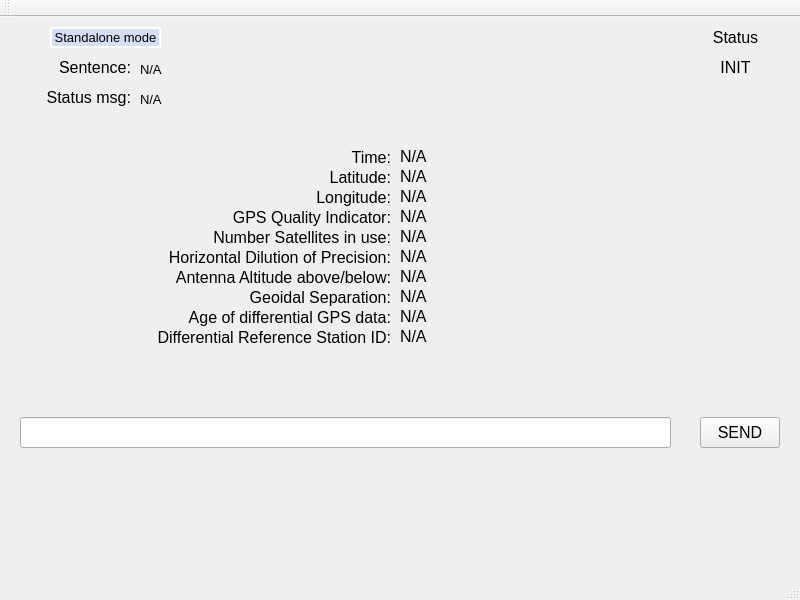
<?xml version="1.0" encoding="UTF-8"?>
<ui version="4.0">
 <class>ReceiverWindow</class>
 <widget class="QMainWindow" name="ReceiverWindow">
  <property name="geometry">
   <rect>
    <x>0</x>
    <y>0</y>
    <width>800</width>
    <height>600</height>
   </rect>
  </property>
  <property name="windowTitle">
   <string>ReceiverWindow</string>
  </property>
  <widget class="QWidget" name="centralWidget">
   <widget class="QLabel" name="labelSentence">
    <property name="geometry">
     <rect>
      <x>140</x>
      <y>45</y>
      <width>541</width>
      <height>21</height>
     </rect>
    </property>
    <property name="font">
     <font>
      <pointsize>10</pointsize>
     </font>
    </property>
    <property name="mouseTracking">
     <bool>false</bool>
    </property>
    <property name="text">
     <string>N/A</string>
    </property>
    <property name="alignment">
     <set>Qt::AlignLeading|Qt::AlignLeft|Qt::AlignTop</set>
    </property>
    <property name="textInteractionFlags">
     <set>Qt::LinksAccessibleByMouse|Qt::TextSelectableByKeyboard|Qt::TextSelectableByMouse</set>
    </property>
   </widget>
   <widget class="QLabel" name="labelSentenceTitle">
    <property name="geometry">
     <rect>
      <x>20</x>
      <y>40</y>
      <width>111</width>
      <height>21</height>
     </rect>
    </property>
    <property name="font">
     <font>
      <pointsize>12</pointsize>
     </font>
    </property>
    <property name="text">
     <string>Sentence:</string>
    </property>
    <property name="alignment">
     <set>Qt::AlignRight|Qt::AlignTrailing|Qt::AlignVCenter</set>
    </property>
    <property name="textInteractionFlags">
     <set>Qt::LinksAccessibleByMouse|Qt::TextSelectableByKeyboard|Qt::TextSelectableByMouse</set>
    </property>
   </widget>
   <widget class="QLabel" name="labelStatus">
    <property name="geometry">
     <rect>
      <x>690</x>
      <y>40</y>
      <width>91</width>
      <height>21</height>
     </rect>
    </property>
    <property name="font">
     <font>
      <pointsize>12</pointsize>
     </font>
    </property>
    <property name="text">
     <string>INIT</string>
    </property>
    <property name="alignment">
     <set>Qt::AlignCenter</set>
    </property>
    <property name="textInteractionFlags">
     <set>Qt::LinksAccessibleByMouse|Qt::TextSelectableByKeyboard|Qt::TextSelectableByMouse</set>
    </property>
   </widget>
   <widget class="QLabel" name="labelStatusTitle">
    <property name="geometry">
     <rect>
      <x>690</x>
      <y>10</y>
      <width>91</width>
      <height>21</height>
     </rect>
    </property>
    <property name="font">
     <font>
      <pointsize>12</pointsize>
     </font>
    </property>
    <property name="text">
     <string>Status</string>
    </property>
    <property name="alignment">
     <set>Qt::AlignCenter</set>
    </property>
    <property name="textInteractionFlags">
     <set>Qt::LinksAccessibleByMouse|Qt::TextSelectableByKeyboard|Qt::TextSelectableByMouse</set>
    </property>
   </widget>
   <widget class="QLabel" name="labelFailureTitle">
    <property name="geometry">
     <rect>
      <x>20</x>
      <y>70</y>
      <width>111</width>
      <height>21</height>
     </rect>
    </property>
    <property name="font">
     <font>
      <pointsize>12</pointsize>
     </font>
    </property>
    <property name="text">
     <string>Status msg:</string>
    </property>
    <property name="alignment">
     <set>Qt::AlignRight|Qt::AlignTrailing|Qt::AlignVCenter</set>
    </property>
    <property name="textInteractionFlags">
     <set>Qt::LinksAccessibleByMouse|Qt::TextSelectableByKeyboard|Qt::TextSelectableByMouse</set>
    </property>
   </widget>
   <widget class="QLabel" name="labelFailure">
    <property name="geometry">
     <rect>
      <x>140</x>
      <y>75</y>
      <width>541</width>
      <height>21</height>
     </rect>
    </property>
    <property name="font">
     <font>
      <pointsize>10</pointsize>
     </font>
    </property>
    <property name="text">
     <string>N/A</string>
    </property>
    <property name="alignment">
     <set>Qt::AlignLeading|Qt::AlignLeft|Qt::AlignTop</set>
    </property>
    <property name="textInteractionFlags">
     <set>Qt::LinksAccessibleByMouse|Qt::TextSelectableByKeyboard|Qt::TextSelectableByMouse</set>
    </property>
   </widget>
   <widget class="QLabel" name="labelTimeTitle">
    <property name="geometry">
     <rect>
      <x>60</x>
      <y>130</y>
      <width>331</width>
      <height>21</height>
     </rect>
    </property>
    <property name="font">
     <font>
      <pointsize>12</pointsize>
     </font>
    </property>
    <property name="text">
     <string>Time:</string>
    </property>
    <property name="alignment">
     <set>Qt::AlignRight|Qt::AlignTrailing|Qt::AlignVCenter</set>
    </property>
    <property name="textInteractionFlags">
     <set>Qt::LinksAccessibleByMouse|Qt::TextSelectableByKeyboard|Qt::TextSelectableByMouse</set>
    </property>
   </widget>
   <widget class="QLabel" name="labelTime">
    <property name="geometry">
     <rect>
      <x>400</x>
      <y>130</y>
      <width>311</width>
      <height>21</height>
     </rect>
    </property>
    <property name="font">
     <font>
      <pointsize>12</pointsize>
     </font>
    </property>
    <property name="text">
     <string>N/A</string>
    </property>
    <property name="alignment">
     <set>Qt::AlignLeading|Qt::AlignLeft|Qt::AlignTop</set>
    </property>
    <property name="textInteractionFlags">
     <set>Qt::LinksAccessibleByMouse|Qt::TextSelectableByKeyboard|Qt::TextSelectableByMouse</set>
    </property>
   </widget>
   <widget class="QLabel" name="labelLatitude">
    <property name="geometry">
     <rect>
      <x>400</x>
      <y>150</y>
      <width>311</width>
      <height>21</height>
     </rect>
    </property>
    <property name="font">
     <font>
      <pointsize>12</pointsize>
     </font>
    </property>
    <property name="text">
     <string>N/A</string>
    </property>
    <property name="alignment">
     <set>Qt::AlignLeading|Qt::AlignLeft|Qt::AlignTop</set>
    </property>
    <property name="textInteractionFlags">
     <set>Qt::LinksAccessibleByMouse|Qt::TextSelectableByKeyboard|Qt::TextSelectableByMouse</set>
    </property>
   </widget>
   <widget class="QLabel" name="labelLatitudeTitle">
    <property name="geometry">
     <rect>
      <x>60</x>
      <y>150</y>
      <width>331</width>
      <height>21</height>
     </rect>
    </property>
    <property name="font">
     <font>
      <pointsize>12</pointsize>
     </font>
    </property>
    <property name="text">
     <string>Latitude:</string>
    </property>
    <property name="alignment">
     <set>Qt::AlignRight|Qt::AlignTrailing|Qt::AlignVCenter</set>
    </property>
    <property name="textInteractionFlags">
     <set>Qt::LinksAccessibleByMouse|Qt::TextSelectableByKeyboard|Qt::TextSelectableByMouse</set>
    </property>
   </widget>
   <widget class="QLabel" name="labelLongitudeTitle">
    <property name="geometry">
     <rect>
      <x>60</x>
      <y>170</y>
      <width>331</width>
      <height>21</height>
     </rect>
    </property>
    <property name="font">
     <font>
      <pointsize>12</pointsize>
     </font>
    </property>
    <property name="text">
     <string>Longitude:</string>
    </property>
    <property name="alignment">
     <set>Qt::AlignRight|Qt::AlignTrailing|Qt::AlignVCenter</set>
    </property>
    <property name="textInteractionFlags">
     <set>Qt::LinksAccessibleByMouse|Qt::TextSelectableByKeyboard|Qt::TextSelectableByMouse</set>
    </property>
   </widget>
   <widget class="QLabel" name="labelLongitude">
    <property name="geometry">
     <rect>
      <x>400</x>
      <y>170</y>
      <width>311</width>
      <height>21</height>
     </rect>
    </property>
    <property name="font">
     <font>
      <pointsize>12</pointsize>
     </font>
    </property>
    <property name="text">
     <string>N/A</string>
    </property>
    <property name="alignment">
     <set>Qt::AlignLeading|Qt::AlignLeft|Qt::AlignTop</set>
    </property>
    <property name="textInteractionFlags">
     <set>Qt::LinksAccessibleByMouse|Qt::TextSelectableByKeyboard|Qt::TextSelectableByMouse</set>
    </property>
   </widget>
   <widget class="QLabel" name="labelGPSQuality">
    <property name="geometry">
     <rect>
      <x>400</x>
      <y>190</y>
      <width>311</width>
      <height>21</height>
     </rect>
    </property>
    <property name="font">
     <font>
      <pointsize>12</pointsize>
     </font>
    </property>
    <property name="text">
     <string>N/A</string>
    </property>
    <property name="alignment">
     <set>Qt::AlignLeading|Qt::AlignLeft|Qt::AlignTop</set>
    </property>
    <property name="textInteractionFlags">
     <set>Qt::LinksAccessibleByMouse|Qt::TextSelectableByKeyboard|Qt::TextSelectableByMouse</set>
    </property>
   </widget>
   <widget class="QLabel" name="labelGPSQualityTitle">
    <property name="geometry">
     <rect>
      <x>60</x>
      <y>190</y>
      <width>331</width>
      <height>21</height>
     </rect>
    </property>
    <property name="font">
     <font>
      <pointsize>12</pointsize>
     </font>
    </property>
    <property name="text">
     <string>GPS Quality Indicator:</string>
    </property>
    <property name="alignment">
     <set>Qt::AlignRight|Qt::AlignTrailing|Qt::AlignVCenter</set>
    </property>
    <property name="textInteractionFlags">
     <set>Qt::LinksAccessibleByMouse|Qt::TextSelectableByKeyboard|Qt::TextSelectableByMouse</set>
    </property>
   </widget>
   <widget class="QLabel" name="labelSatellitesTitle">
    <property name="geometry">
     <rect>
      <x>60</x>
      <y>210</y>
      <width>331</width>
      <height>21</height>
     </rect>
    </property>
    <property name="font">
     <font>
      <pointsize>12</pointsize>
     </font>
    </property>
    <property name="text">
     <string>Number Satellites in use:</string>
    </property>
    <property name="alignment">
     <set>Qt::AlignRight|Qt::AlignTrailing|Qt::AlignVCenter</set>
    </property>
    <property name="textInteractionFlags">
     <set>Qt::LinksAccessibleByMouse|Qt::TextSelectableByKeyboard|Qt::TextSelectableByMouse</set>
    </property>
   </widget>
   <widget class="QLabel" name="labelSatellites">
    <property name="geometry">
     <rect>
      <x>400</x>
      <y>210</y>
      <width>311</width>
      <height>21</height>
     </rect>
    </property>
    <property name="font">
     <font>
      <pointsize>12</pointsize>
     </font>
    </property>
    <property name="text">
     <string>N/A</string>
    </property>
    <property name="alignment">
     <set>Qt::AlignLeading|Qt::AlignLeft|Qt::AlignTop</set>
    </property>
    <property name="textInteractionFlags">
     <set>Qt::LinksAccessibleByMouse|Qt::TextSelectableByKeyboard|Qt::TextSelectableByMouse</set>
    </property>
   </widget>
   <widget class="QLabel" name="labelHorDilution">
    <property name="geometry">
     <rect>
      <x>400</x>
      <y>230</y>
      <width>311</width>
      <height>21</height>
     </rect>
    </property>
    <property name="font">
     <font>
      <pointsize>12</pointsize>
     </font>
    </property>
    <property name="text">
     <string>N/A</string>
    </property>
    <property name="alignment">
     <set>Qt::AlignLeading|Qt::AlignLeft|Qt::AlignTop</set>
    </property>
    <property name="textInteractionFlags">
     <set>Qt::LinksAccessibleByMouse|Qt::TextSelectableByKeyboard|Qt::TextSelectableByMouse</set>
    </property>
   </widget>
   <widget class="QLabel" name="labelHorDilutionTitle">
    <property name="geometry">
     <rect>
      <x>60</x>
      <y>230</y>
      <width>331</width>
      <height>21</height>
     </rect>
    </property>
    <property name="font">
     <font>
      <pointsize>12</pointsize>
     </font>
    </property>
    <property name="text">
     <string>Horizontal Dilution of Precision:</string>
    </property>
    <property name="alignment">
     <set>Qt::AlignRight|Qt::AlignTrailing|Qt::AlignVCenter</set>
    </property>
    <property name="textInteractionFlags">
     <set>Qt::LinksAccessibleByMouse|Qt::TextSelectableByKeyboard|Qt::TextSelectableByMouse</set>
    </property>
   </widget>
   <widget class="QLabel" name="labelAntennaTitle">
    <property name="geometry">
     <rect>
      <x>60</x>
      <y>250</y>
      <width>331</width>
      <height>21</height>
     </rect>
    </property>
    <property name="font">
     <font>
      <pointsize>12</pointsize>
     </font>
    </property>
    <property name="text">
     <string>Antenna Altitude above/below:</string>
    </property>
    <property name="alignment">
     <set>Qt::AlignRight|Qt::AlignTrailing|Qt::AlignVCenter</set>
    </property>
    <property name="textInteractionFlags">
     <set>Qt::LinksAccessibleByMouse|Qt::TextSelectableByKeyboard|Qt::TextSelectableByMouse</set>
    </property>
   </widget>
   <widget class="QLabel" name="labelAntenna">
    <property name="geometry">
     <rect>
      <x>400</x>
      <y>250</y>
      <width>311</width>
      <height>21</height>
     </rect>
    </property>
    <property name="font">
     <font>
      <pointsize>12</pointsize>
     </font>
    </property>
    <property name="text">
     <string>N/A</string>
    </property>
    <property name="alignment">
     <set>Qt::AlignLeading|Qt::AlignLeft|Qt::AlignTop</set>
    </property>
    <property name="textInteractionFlags">
     <set>Qt::LinksAccessibleByMouse|Qt::TextSelectableByKeyboard|Qt::TextSelectableByMouse</set>
    </property>
   </widget>
   <widget class="QLabel" name="labelGeoidal">
    <property name="geometry">
     <rect>
      <x>400</x>
      <y>270</y>
      <width>311</width>
      <height>21</height>
     </rect>
    </property>
    <property name="font">
     <font>
      <pointsize>12</pointsize>
     </font>
    </property>
    <property name="text">
     <string>N/A</string>
    </property>
    <property name="alignment">
     <set>Qt::AlignLeading|Qt::AlignLeft|Qt::AlignTop</set>
    </property>
    <property name="textInteractionFlags">
     <set>Qt::LinksAccessibleByMouse|Qt::TextSelectableByKeyboard|Qt::TextSelectableByMouse</set>
    </property>
   </widget>
   <widget class="QLabel" name="labelGeoidalTitle">
    <property name="geometry">
     <rect>
      <x>60</x>
      <y>270</y>
      <width>331</width>
      <height>21</height>
     </rect>
    </property>
    <property name="font">
     <font>
      <pointsize>12</pointsize>
     </font>
    </property>
    <property name="text">
     <string>Geoidal Separation:</string>
    </property>
    <property name="alignment">
     <set>Qt::AlignRight|Qt::AlignTrailing|Qt::AlignVCenter</set>
    </property>
    <property name="textInteractionFlags">
     <set>Qt::LinksAccessibleByMouse|Qt::TextSelectableByKeyboard|Qt::TextSelectableByMouse</set>
    </property>
   </widget>
   <widget class="QLabel" name="labelDataAge">
    <property name="geometry">
     <rect>
      <x>400</x>
      <y>290</y>
      <width>311</width>
      <height>21</height>
     </rect>
    </property>
    <property name="font">
     <font>
      <pointsize>12</pointsize>
     </font>
    </property>
    <property name="text">
     <string>N/A</string>
    </property>
    <property name="alignment">
     <set>Qt::AlignLeading|Qt::AlignLeft|Qt::AlignTop</set>
    </property>
    <property name="textInteractionFlags">
     <set>Qt::LinksAccessibleByMouse|Qt::TextSelectableByKeyboard|Qt::TextSelectableByMouse</set>
    </property>
   </widget>
   <widget class="QLabel" name="labelDataAgeTitle">
    <property name="geometry">
     <rect>
      <x>60</x>
      <y>290</y>
      <width>331</width>
      <height>21</height>
     </rect>
    </property>
    <property name="font">
     <font>
      <pointsize>12</pointsize>
     </font>
    </property>
    <property name="text">
     <string>Age of differential GPS data:</string>
    </property>
    <property name="alignment">
     <set>Qt::AlignRight|Qt::AlignTrailing|Qt::AlignVCenter</set>
    </property>
    <property name="textInteractionFlags">
     <set>Qt::LinksAccessibleByMouse|Qt::TextSelectableByKeyboard|Qt::TextSelectableByMouse</set>
    </property>
   </widget>
   <widget class="QLabel" name="labelStationTitle">
    <property name="geometry">
     <rect>
      <x>60</x>
      <y>310</y>
      <width>331</width>
      <height>21</height>
     </rect>
    </property>
    <property name="font">
     <font>
      <pointsize>12</pointsize>
     </font>
    </property>
    <property name="text">
     <string>Differential Reference Station ID:</string>
    </property>
    <property name="alignment">
     <set>Qt::AlignRight|Qt::AlignTrailing|Qt::AlignVCenter</set>
    </property>
    <property name="textInteractionFlags">
     <set>Qt::LinksAccessibleByMouse|Qt::TextSelectableByKeyboard|Qt::TextSelectableByMouse</set>
    </property>
   </widget>
   <widget class="QLabel" name="labelStation">
    <property name="geometry">
     <rect>
      <x>400</x>
      <y>310</y>
      <width>311</width>
      <height>21</height>
     </rect>
    </property>
    <property name="font">
     <font>
      <pointsize>12</pointsize>
     </font>
    </property>
    <property name="text">
     <string>N/A</string>
    </property>
    <property name="alignment">
     <set>Qt::AlignLeading|Qt::AlignLeft|Qt::AlignTop</set>
    </property>
    <property name="textInteractionFlags">
     <set>Qt::LinksAccessibleByMouse|Qt::TextSelectableByKeyboard|Qt::TextSelectableByMouse</set>
    </property>
   </widget>
   <widget class="QLineEdit" name="editSentence">
    <property name="geometry">
     <rect>
      <x>20</x>
      <y>400</y>
      <width>651</width>
      <height>31</height>
     </rect>
    </property>
    <property name="font">
     <font>
      <pointsize>10</pointsize>
     </font>
    </property>
   </widget>
   <widget class="QPushButton" name="btnSend">
    <property name="geometry">
     <rect>
      <x>700</x>
      <y>400</y>
      <width>80</width>
      <height>31</height>
     </rect>
    </property>
    <property name="font">
     <font>
      <pointsize>12</pointsize>
     </font>
    </property>
    <property name="text">
     <string>SEND</string>
    </property>
   </widget>
   <widget class="QLabel" name="labelMode">
    <property name="geometry">
     <rect>
      <x>50</x>
      <y>10</y>
      <width>111</width>
      <height>21</height>
     </rect>
    </property>
    <property name="sizePolicy">
     <sizepolicy hsizetype="Preferred" vsizetype="Preferred">
      <horstretch>0</horstretch>
      <verstretch>0</verstretch>
     </sizepolicy>
    </property>
    <property name="font">
     <font>
      <pointsize>10</pointsize>
     </font>
    </property>
    <property name="styleSheet">
     <string notr="true">background-color: rgb(214, 222, 243);
border-color: rgb(255, 255, 255);
border-style: inset;
border-width: 2px;</string>
    </property>
    <property name="text">
     <string>Standalone mode</string>
    </property>
    <property name="alignment">
     <set>Qt::AlignCenter</set>
    </property>
    <property name="textInteractionFlags">
     <set>Qt::LinksAccessibleByMouse|Qt::TextSelectableByKeyboard|Qt::TextSelectableByMouse</set>
    </property>
   </widget>
  </widget>
  <widget class="QMenuBar" name="menuBar">
   <property name="geometry">
    <rect>
     <x>0</x>
     <y>0</y>
     <width>800</width>
     <height>21</height>
    </rect>
   </property>
  </widget>
  <widget class="QToolBar" name="mainToolBar">
   <attribute name="toolBarArea">
    <enum>TopToolBarArea</enum>
   </attribute>
   <attribute name="toolBarBreak">
    <bool>false</bool>
   </attribute>
  </widget>
  <widget class="QStatusBar" name="statusBar"/>
 </widget>
 <layoutdefault spacing="6" margin="11"/>
 <resources/>
 <connections/>
</ui>
